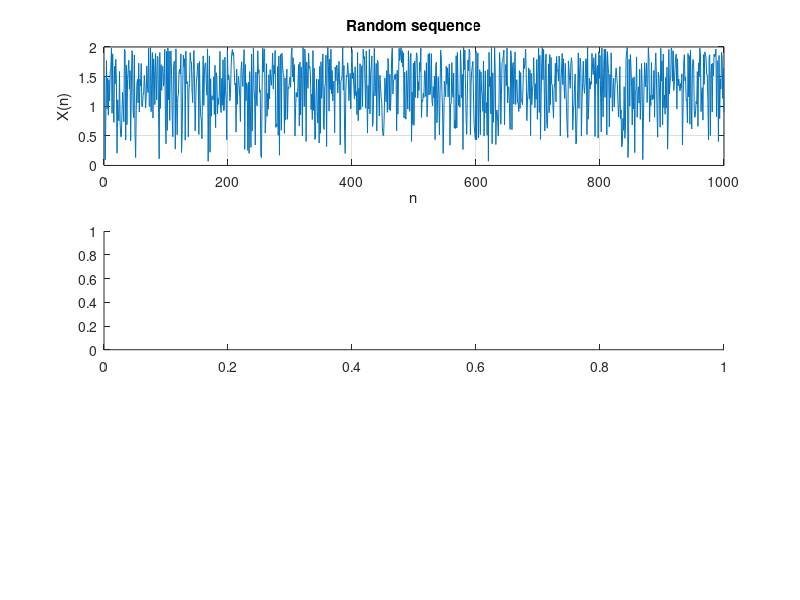

MATLAB code to generate this figure: (Note: this script raises an error after producing the figure.)
clear; clc; close all;

% Inverse function method generates random sequence and probability density function
n = 1:1000;
R = rand(1,1000);
inverse_function = @(x) sqrt(4*x);
X = inverse_function(R);

% mean and variance of the random sequence
m_X = mean(X);
v_X = var(X);

figure();

% plot the curve of the sequence
subplot(3, 1, 1);
plot(n,X);
title('Random sequence');
xlabel('n');
ylabel('X(n)');
grid on;

% plot the histogram of the sequence
subplot(3, 1, 2);
histogram(X, 100);
title('Histogram of the random sequence');
xlabel('X(n)');
ylabel('Frequency');
grid on;

% plot the probability density function
subplot(3, 1, 3);
[elements, centers] = hist(X, 100);
plot(centers, elements/sum(elements));
title('Probability density function');
xlabel('X(n)');
ylabel('f_X(x)');
grid on;